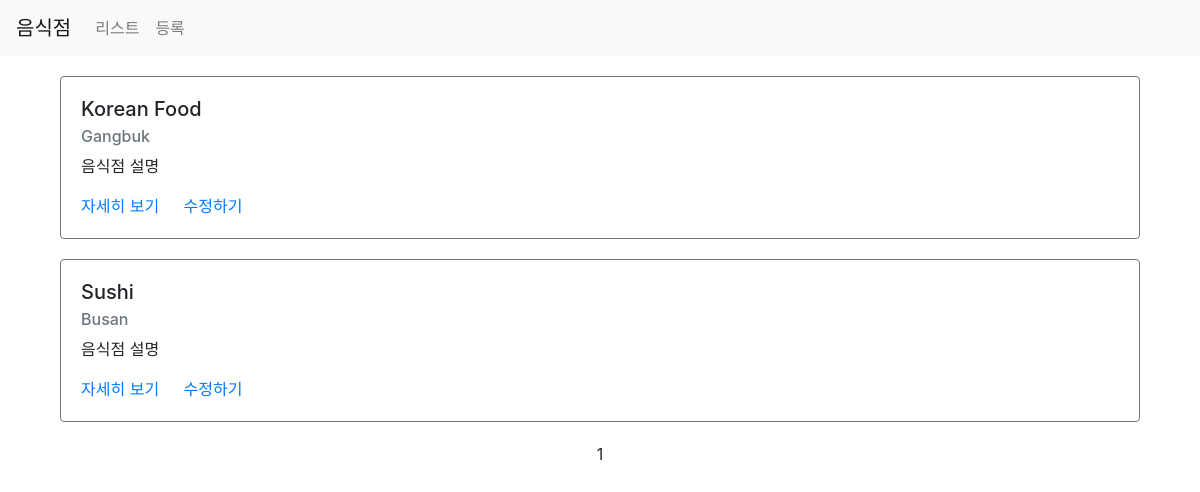
/third/list/?page=2, run on an earlier commit of the app's database.
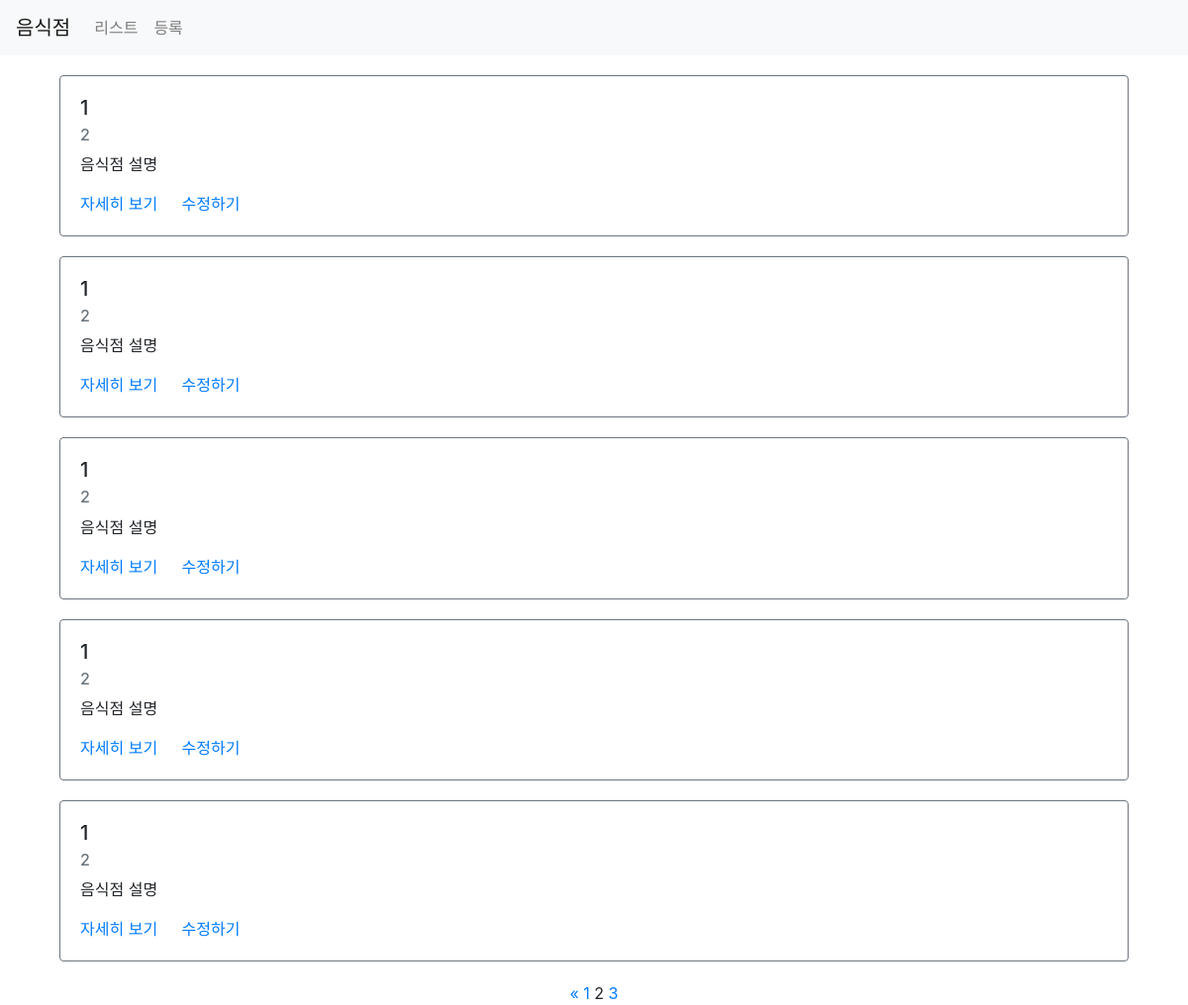
And on a later commit of the database.
### third/models.py (models this page shows)
class Restaurant(models.Model):
    name = models.CharField(max_length=30)
    address = models.CharField(max_length=200)
    created_at = models.DateTimeField(auto_now_add=True)
    updated_at = models.DateTimeField(auto_now=True)

### third/views.py (the view)
# urls.py: path('list/', views.list, name="list"),
def list(request):
    restaurants = Restaurant.objects.all()
    paginator = Paginator(restaurants, 5)
    page = request.GET.get('page')
    items = paginator.get_page(page)
    context = {
        'restaurants': items
    }
    return render(request, 'third/list.html', context)

### third/templates/third/list.html (shortened to what this page needs)
{% extends 'third/base.html' %}
{% load static %}
{% block content %}
<div class="container">
    {% for item in restaurants %}
    <div class="row restaurant-item" style="margin:20px auto;">
        <div class="col-sm-12">
            <div class="card border-secondary">
                <div class="card-body">
                    <h5 class="card-title">{{ item.name }}</h5>
                    <h6 class="card-subtitle mb-2 text-muted">{{ item.address }}</h6>
                    <p class="card-text">음식점 설명</p>
                    <a href="#" class="card-link">자세히 보기</a>
                    <a href="#" class="card-link">수정하기</a>
                </div>
            </div>
        </div>
    </div>
    {% endfor %}
    <div class="row">
        <div class="col-sm-12 text-center">
            <div class="pagination">
                <span class="step-links text-center" style="width:100%">
                    {% if restaurants.has_previous %}
                        <a href="?page=1">&laquo;</a>
                        <a href="?page={{ restaurants.previous_page_number }}">{{ restaurants.previous_page_number }}</a>
                    {% endif %}
                    <span class="current">
                        {{ restaurants.number }}
                    </span>
                    {% if restaurants.has_next %}
                        <a href="?page={{ restaurants.next_page_number }}">{{ restaurants.next_page_number }}</a>
                    {% endif %}
                </span>
            </div>
        </div>
    </div>
</div>
{% endblock %}

### third/templates/third/base.html (shortened to what this page needs)
{% load static %}
<html>
<head>
    <link rel="stylesheet" href="https://cdn.jsdelivr.net/npm/bootstrap@4.1.3/dist/css/bootstrap.min.css"
>
    <link rel="stylesheet" href="{% static 'third/styles.css' %}">
</head>
<body>
    <nav class="navbar navbar-expand-lg navbar-light bg-light">
        <a class="navbar-brand" href="/third/list">음식점</a>
        <div class="collapse navbar-collapse" id="navbarNav">
            <ul class="navbar-nav">
                <li class="nav-item">
                    <a class="nav-link" href="/third/list">리스트</a>
                </li>
                <li class="nav-item">
                    <a class="nav-link" href="/third/create">등록</a>
                </li>
            </ul>
        </div>
    </nav>
    {% block content %}
    {% endblock %}
</body>
</html>

What changed in the data, as far as the page shows it:
no longer on this page (row unchanged): Restaurant: name "Korean Food", address "Gangbuk"
no longer on this page (row unchanged): Restaurant: name "Sushi", address "Busan"
added Restaurant: name "1", address "2"
added Restaurant: name "1", address "2"
added Restaurant: name "1", address "2"
added Restaurant: name "1", address "2"
added Restaurant: name "1", address "2"
Also different on the page:
{{ restaurants.previous_page_number }}: (not shown) → "1"
{{ restaurants.number }}: "1" → "2"
{{ restaurants.next_page_number }}: (not shown) → "3"
